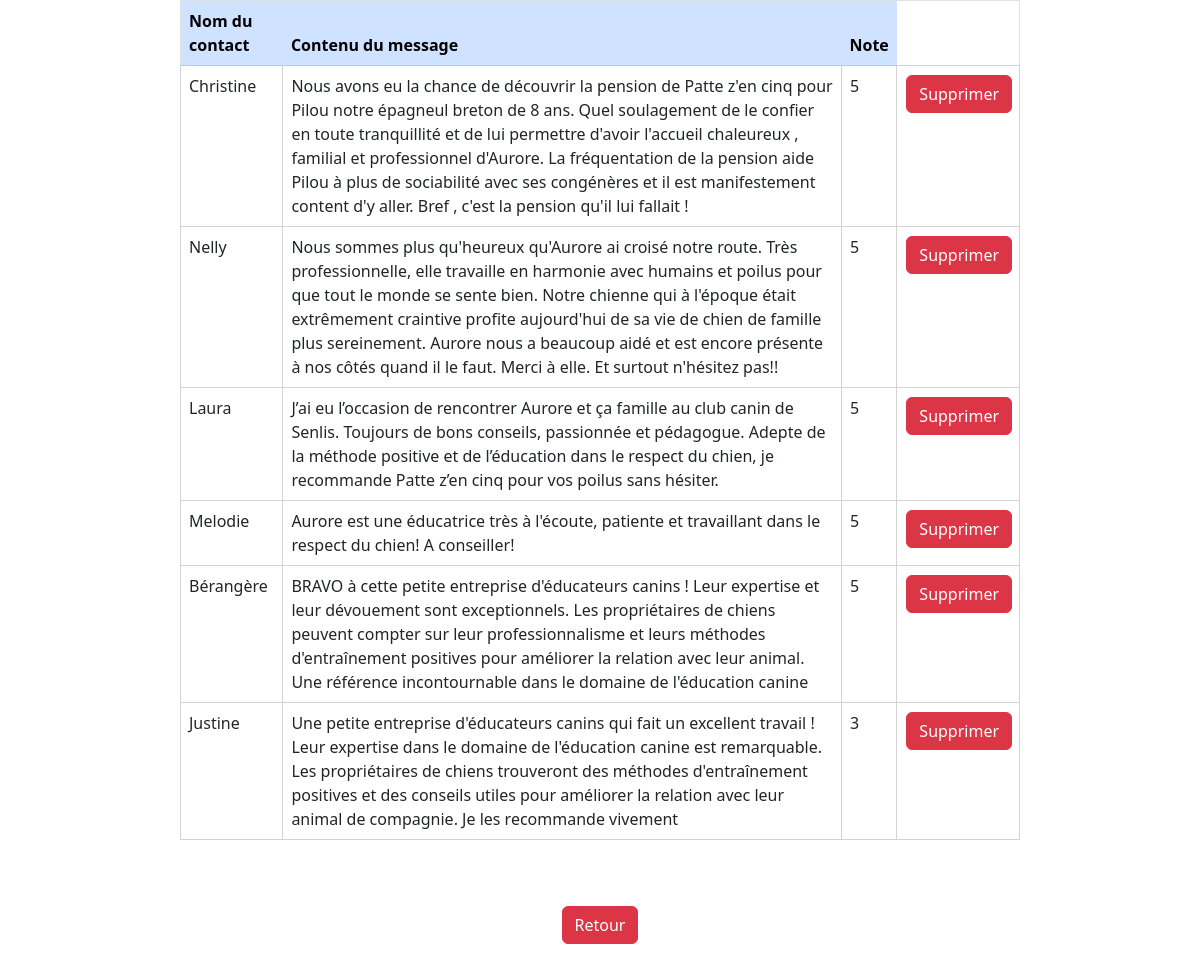
Page /backoffice/view_livre_dor.php on the committed database.
### tables this page shows
CREATE TABLE `livre_dor` (
  `livre_id` int(11) NOT NULL,
  `livre_archive` tinyint(1) NOT NULL DEFAULT 0,
  `livre_contenu` varchar(500) NOT NULL,
  `livre_note` int(11) NOT NULL DEFAULT 0,
  `livre_date_publication` date NOT NULL,
  `auteur_id` int(11) NOT NULL
);

CREATE TABLE `auteur` (
  `auteur_id` int(11) NOT NULL,
  `auteur_nom` varchar(25) NOT NULL,
  `auteur_prenom` varchar(25) NOT NULL,
  `auteur_mail` varchar(35) NOT NULL,
  `auteur_contenu` text NOT NULL,
  `auteur_date_publication` date DEFAULT NULL,
  `auteur_note` int(11) NOT NULL
);

### backoffice/view_livre_dor.php (the view, shortened to what this page needs)
<?php
 require '../includes/connexion_bdd/connexion_bdd.php';
 $query = $connexion->prepare("SELECT * FROM livre_dor JOIN auteur ON livre_dor.livre_id = auteur.auteur_id;");
$query->execute();
$liste = $query->fetchAll();
?>
<!DOCTYPE html>
<html lang="en">
<head>
    <link rel="stylesheet" href="backoffice.css">
    <link href="https://cdn.jsdelivr.net/npm/bootstrap@5.3.0-alpha1/dist/css/bootstrap.min.css" rel="stylesheet">
</head>
<body>
<table class="table" style="width: 70%">
		<thead>
			<tr class="table-primary">
				<th>Nom du contact</th>
				<th>Contenu du message</th>
                <th>Note</th>
			</tr>
		</thead>
		<tbody>
		<?php foreach ($liste as $element) { ?>
			<tr>
				<td><?= $element['auteur_prenom'] ?></td>
                <td><?= $element['livre_contenu'] ?></td>
				<td><?= $element['livre_note'] ?></td>
                <td>
                    <form action="#" method="POST" name="suppression">
                        <button type="submit" class="btn btn-danger">Supprimer</button></td>
			</tr>
			<?php }?>
		</tbody>
</table>
<a style="margin-top: 50px;margin-bottom: 20px;" class="btn btn-danger" href= "backoffice.php">Retour</a>
</body>
</html>

### backoffice/backoffice.css (style rules this page uses)
body { margin: 0; padding: 0; display: flex; justify-content: center; align-items: center; flex-direction: column; text-align: center; }
.btn { margin: 1%; }
table { border: solid 1px black }
th { border: solid 1px black; }
tbody td { border: solid 1px lightgrey; }

### rows in the picture
livre_dor: auteur.auteur_prenom "Christine", livre_contenu "Nous avons eu la chance de découvrir la pension de Patte z'en cinq pour Pilou notre épagneul breton de 8 ans. Quel soulagement de le confier en toute tranquillité et de lui permettre d'avoir l'accueil chaleureux , familial et professionnel d'Aurore. La fréquentation de la pension aide Pilou à plus de sociabilité avec ses congénères et il est manifestement content d'y aller. Bref , c'est la pension qu'il lui fallait !", livre_note "5"
livre_dor: auteur.auteur_prenom "Nelly", livre_contenu "Nous sommes plus qu'heureux qu'Aurore ai croisé notre route. Très professionnelle, elle travaille en harmonie avec humains et poilus pour que tout le monde se sente bien. Notre chienne qui à l'époque était extrêmement craintive profite aujourd'hui de sa vie de chien de famille plus sereinement. Aurore nous a beaucoup aidé et est encore présente à nos côtés quand il le faut. Merci à elle. Et surtout n'hésitez pas!!", livre_note "5"
livre_dor: auteur.auteur_prenom "Laura", livre_contenu "J’ai eu l’occasion de rencontrer Aurore et ça famille au club canin de Senlis. Toujours de bons conseils, passionnée et pédagogue. Adepte de la méthode positive et de l’éducation dans le respect du chien, je recommande Patte z’en cinq pour vos poilus sans hésiter.", livre_note "5"
livre_dor: auteur.auteur_prenom "Melodie", livre_contenu "Aurore est une éducatrice très à l'écoute, patiente et travaillant dans le respect du chien! A conseiller!", livre_note "5"
livre_dor: auteur.auteur_prenom "Bérangère", livre_contenu "BRAVO à cette petite entreprise d'éducateurs canins ! Leur expertise et leur dévouement sont exceptionnels. Les propriétaires de chiens peuvent compter sur leur professionnalisme et leurs méthodes d'entraînement positives pour améliorer la relation avec leur animal. Une référence incontournable dans le domaine de l'éducation canine", livre_note "5"
livre_dor: auteur.auteur_prenom "Justine", livre_contenu "Une petite entreprise d'éducateurs canins qui fait un excellent travail ! Leur expertise dans le domaine de l'éducation canine est remarquable. Les propriétaires de chiens trouveront des méthodes d'entraînement positives et des conseils utiles pour améliorer la relation avec leur animal de compagnie. Je les recommande vivement", livre_note "3"
